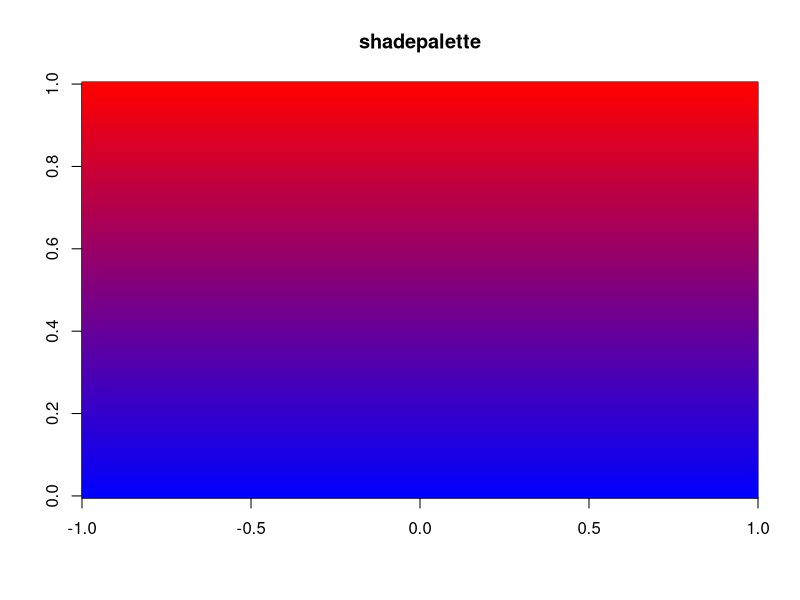

Source code (R):
library(shape)


### Name: shadepalette
### Title: color palette inbetween two extremes
### Aliases: shadepalette
### Keywords: color

### ** Examples

shadepalette(n = 10, "white", "black")
image(matrix(nrow = 1, ncol = 100, data = 1:100),
      col = shadepalette(100, "red", "blue"), main = "shadepalette")
